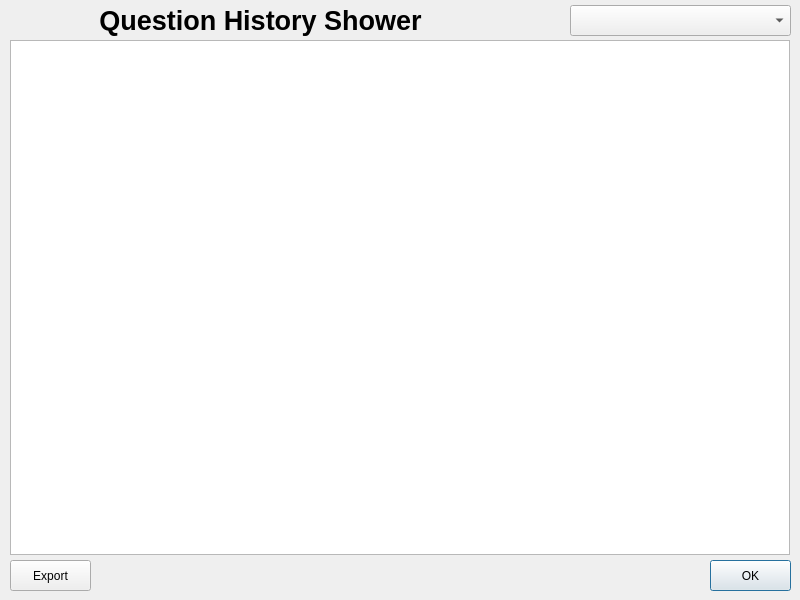
<?xml version="1.0" encoding="UTF-8"?>
<ui version="4.0">
 <class>ShowHistoryDialogClass</class>
 <widget class="QDialog" name="ShowHistoryDialogClass">
  <property name="geometry">
   <rect>
    <x>0</x>
    <y>0</y>
    <width>800</width>
    <height>600</height>
   </rect>
  </property>
  <property name="windowTitle">
   <string>Question History</string>
  </property>
  <widget class="QTableWidget" name="historyTableWidget">
   <property name="geometry">
    <rect>
     <x>10</x>
     <y>40</y>
     <width>780</width>
     <height>515</height>
    </rect>
   </property>
  </widget>
  <widget class="QPushButton" name="OkButton">
   <property name="geometry">
    <rect>
     <x>710</x>
     <y>560</y>
     <width>81</width>
     <height>31</height>
    </rect>
   </property>
   <property name="text">
    <string>OK</string>
   </property>
  </widget>
  <widget class="QPushButton" name="exportButton">
   <property name="geometry">
    <rect>
     <x>10</x>
     <y>560</y>
     <width>81</width>
     <height>31</height>
    </rect>
   </property>
   <property name="text">
    <string>Export</string>
   </property>
  </widget>
  <widget class="QLabel" name="label">
   <property name="geometry">
    <rect>
     <x>10</x>
     <y>5</y>
     <width>501</width>
     <height>31</height>
    </rect>
   </property>
   <property name="styleSheet">
    <string notr="true">font: oblique 20pt &quot;得意黑&quot;;</string>
   </property>
   <property name="text">
    <string>&lt;html&gt;&lt;head/&gt;&lt;body&gt;&lt;p align=&quot;center&quot;&gt;&lt;span style=&quot; font-size:20pt; font-weight:700;&quot;&gt;Question History Shower&lt;/span&gt;&lt;/p&gt;&lt;/body&gt;&lt;/html&gt;</string>
   </property>
  </widget>
  <widget class="QComboBox" name="chooseClassComboBox">
   <property name="geometry">
    <rect>
     <x>570</x>
     <y>5</y>
     <width>221</width>
     <height>31</height>
    </rect>
   </property>
  </widget>
 </widget>
 <layoutdefault spacing="6" margin="11"/>
 <resources/>
 <connections/>
</ui>
